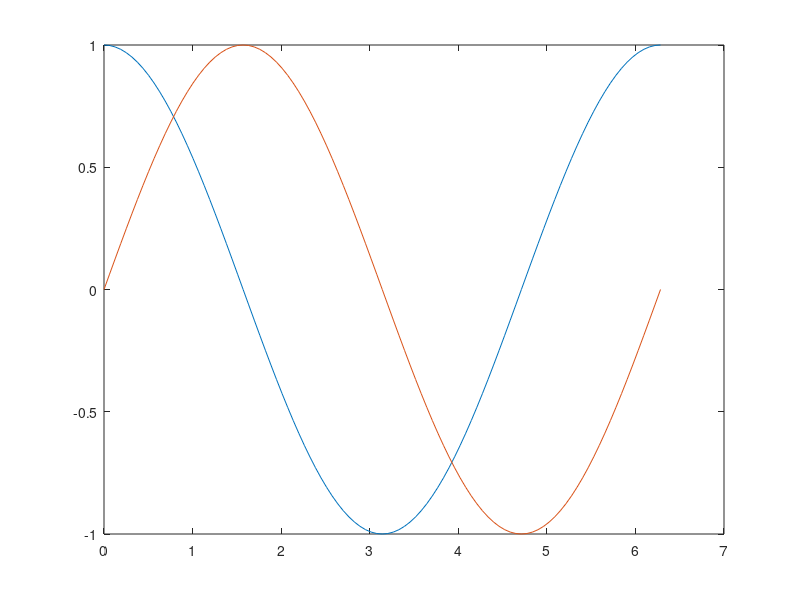

MATLAB code to generate this figure:
#! /opt/local/bin/octave
clear all;   % Clear all variables/functions in memory

% Euler.m

pi  ;         % pi is predefined in Matlab/Octave
ci = 1i      % Imaginary number

graph='yes'; % Character variable

fmt=2;       % Values to test = 1,2,3,4

if (fmt==1); % Testing numerical variables
  fmt_string = '%d %d %d \n';
elseif (fmt==2);
  fmt_string = '%15.6E %15.6E %15.6E \n';
elseif (fmt==3);
  fmt_string = '%#15.6G %#15.6G %#15.6G \n';
end

n = 101 ;    %  Number of data points
xmin = 0;    %  Minimum abscissa
xmax = 2*pi; %  Maximum abscissa
step = (xmax-xmin)/(n-1);

for k=1:n
  x(k) = xmin + (k-1) * step;  % Compute abscissas
end

z = exp(ci*x); % Compute ordinates

f1 = fopen ('Euler.dat','w'); % Open output file
for k=1:n
  fprintf(fmt_string,x(k),real(z(k)),imag(z(k))); % Write to file
end
fclose(f1); % Close output file

if (strcmp(graph,'yes')==1);   % Testing identical character strings
  g=plot(x,real(z),x,imag(z)); % Simple plot in graphical window
  waitfor(g); % Wait for closing graphical window
end

% COMMENTS

% "Octave/Matlab output precision" should not be confused
% with the number of SIGNIFICANT DIGITS.

% To correctly manage significant digits as required in physics and engineering, use:

% (1) SCIENTIFIC NOTATION

% fprintf (' %#w.mG ',y);  % where m   is the number of significant digits

% OR

% (2) NORMALIZED SCIENTIFIC NOTATION (always one non-zero digit before decimal point)

% fprintf (' %w.mE ',y);   % where m+1 is the number of significant digits.
% In this case, m is the "Octave/Matlab output precision",
% i.e. the number of digits after the radix (decimal point).

% In both cases (1) and (2):
% y = real number to be printed respecting significant digit rule.
% w = integer (units of character count) = width of field to print y.
% Typing g instead of G or e instead  E in the format definition toggles
%   the exponent flag respectively in lower or upper case (e or E).

% Both above formats (1) and (2) force to print trailing zeros
% that are significant digits and are useful to perform alignment of columns of numbers.

% MANDATORY : w > m+7 because :
%
% 1 character  for the sign of y
% 1 character  for the decimal point
% 1 character  for the exponent flag (e or E)
% 1 character  for the exponent sign
% 3 characters for the exponent (integer number)

% A good choice is w>m+8 to warrant at least one blank character
% between two numbers on a same line.
